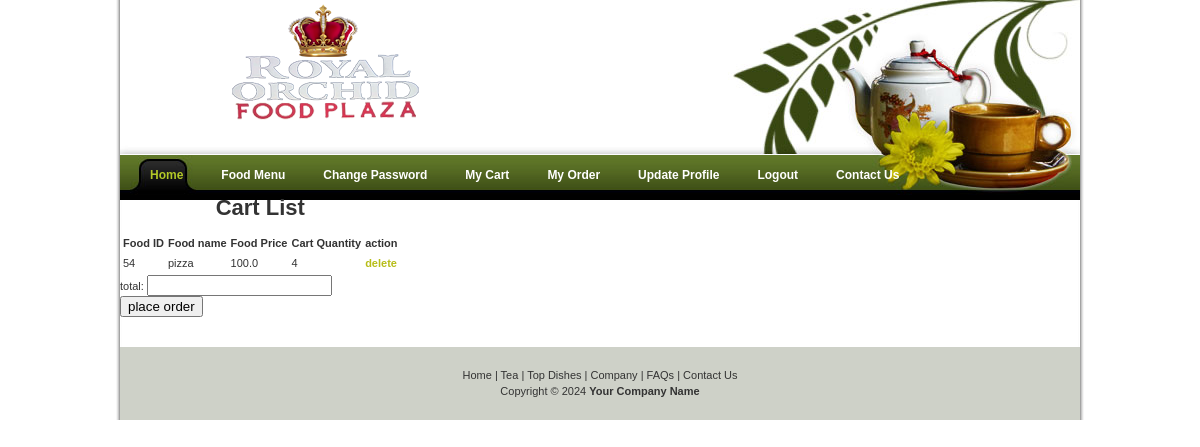
Page /cartapp/showcart/ (signed in) on the committed database.
### cartapp/models.py (models this page shows)
class CartModel(models.Model):
	foodIdfk=models.IntegerField()
	foodQuantity=models.IntegerField()
	emailIdfk=models.EmailField()
	class Meta:
		db_table="cart_tbl"

### cartapp/views.py (the view)
# urls.py: path('showcart/',showCartView),
def showCartView(request):
	email=request.session['email']
	cart=CartModel.objects.raw('SELECT c.id,f.name,f.price,c.foodQuantity from  cart_tbl as c INNER JOIN foodapp_foodmodel as f ON f.id=c.foodIdfk and c.emailIdfk = %s',[email])
	error="Your cart is Empty add food in cart"
	return render(request,"cartapp/cart.html",{'cart':cart,'error':error})

### templates/cartapp/cart.html (shortened to what this page needs)
{% include 'header.html' %}
<html>
    <head>
        </head>
            <body>
                <form name="form" action="/orderapp/placeOrderView/" method="POST">
                   <table>
					    {% if cart %}
                       <caption><h1>Cart List</h1></caption>
                       <tr>
                           <th>Food ID</th>
                           <th>Food name</th>
                           <th>Food Price</th>
                           <th>Cart Quantity</th>
						   <th>action</th>
					   </tr>
                       {% for c in cart %}
                       <tr>
                           <td>{{c.id}}</td>
                           <td>{{c.name}}</td>
                           <td>{{c.price}}</td>
                           <td>{{c.foodQuantity}}</td>
						   <td><a href="/cartapp/delete/{{c.id}}">delete</a></td>
                       </tr>
                        {% endfor %}
                    </table>
total: <input type="text" id="total" name="total" ><br/>
<input type="submit" value="place order"/>
		{% else %}
		{{ error }}
		 {% endif %}
</form>
</body>
</html>
{% include "footer.html" %}

### static/css/templatemo_style.css (style rules this page uses)
body { margin: 0; padding: 0; line-height: 1.5em; font-family: Verdana, Arial, san-serif; font-size: 11px; color: #333333; background: #fff; }
a:link, a:visited { color: #b7bd19; text-decoration: none; font-weight: bold; }
h1 { margin: 0 0 15px 0; }

### rows in the picture
CartModel: id "54", name "pizza", price "100.0", foodQuantity "4"
